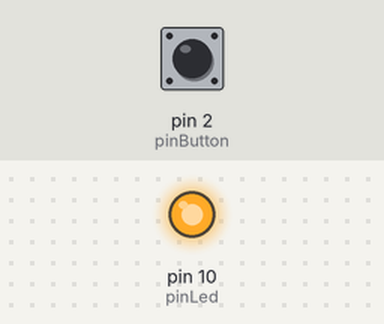
Bench run of a sketch on a simulated Arduino Uno, built with avr-gcc and run on an emulated ATmega328P. On the bench: output pins drawn as LEDs (lit = HIGH). The inputs (shaded band) are chosen by the test bench; at power-on: pin 2 (pinButton) LOW.

Above: at 1.2 s.
1.3 s: pin 2 (pinButton) pulled HIGH for 0.15 s
At 1.37 s:
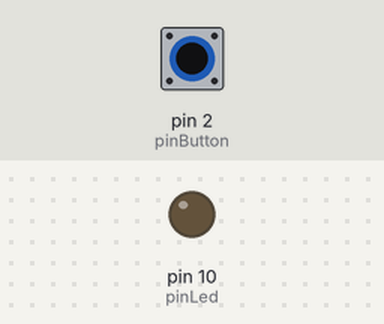
2.9 s: pin 2 (pinButton) pulled HIGH for 3.2 s
At 6.4 s:
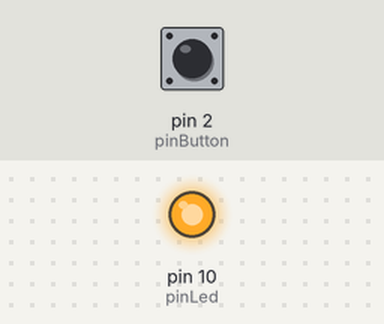
Timing chart, 0 to 7.9 s (numbered marks = the images above; inputs shaded):
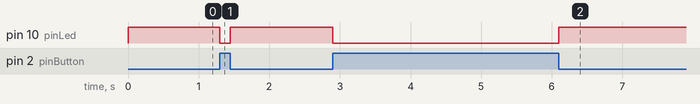

The sketch:

Button.ino
```cpp
int val = 0;
int pinLed = 10;
int pinButton = 2;

void setup() {
  pinMode(pinLed, OUTPUT);
  pinMode(pinButton, INPUT);
}

void loop() {
 val = digitalRead(pinButton);
   if(val == HIGH){
      //Turns On
      digitalWrite(pinLed, LOW);
    }else{
        //Turns Off
        digitalWrite(pinLed, HIGH);
      }
}
```

Measured:
- after the input at 1.3 s, pin 10 (pinLed): HIGH → LOW at once, → HIGH 0.15 s later
- after the input at 2.9 s, pin 10 (pinLed): HIGH → LOW at once, → HIGH 3.2 s later
